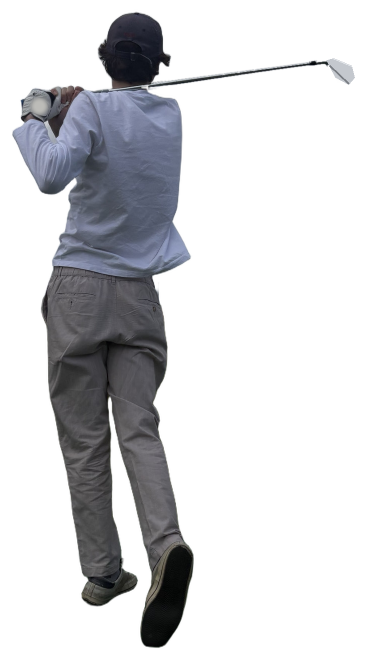
#> input picture render/assets/joueur/finish.png, 747 x 1299 px (shown at 1/2 size)
$ python -i frames.py   (imports and definitions only)
#> lines starting #> are read from the running program, lines starting #| are printed output that depends on the picture
# Le vrai film : convertit les PNG de render/out en WebP dans public/frames/{s,m,l}, écrit
# manifest.json ("placeholder": false) et poster.webp, au format de PLAN.md (section 4).
#   python3 scripts/frames.py                       # arrêts de render/out/s200, trajets de render/out/s100
#   python3 scripts/frames.py --check               # dit ce qui serait écrit, sans rien écrire
#   python3 scripts/frames.py --draft               # le brouillon animé : arrêts de render/out/s50 (960 px),
#                                                   # trajets de render/out/anim (480 px)
#
# Sources (écrites par render/scene.py) :
#   <holds>/h_00.png … h_06.png        images nettes des arrêts, 3840 × 2160 (--stop N --scale 200)
#   <legs>/l<k>_<nnnn>.png             images des trajets, 1920 × 1080 (--leg N --scale 100), n de 1 à 44
#   render/out/anchors.json            où tombe la balle à chaque arrêt ("focus") et, sous "legs", le calage
#                                      de chaque trajet : {"0": {"impact": 10, "land": 35}} (image de
#                                      l'impact, image où la balle touche le sol), écrits par scene.py ;
#                                      un trajet peut y ajouter "focus" (piste de cadrage) et "quiet"
#                                      (images où le film montre sa propre trace) : voir framing()
#   render/out/legs.json (facultatif)  un calage posé à la main, qui l'emporte sur celui d'anchors.json
#
# Règles :
#   - les sept arrêts doivent être là, à la bonne taille : sinon rien n'est écrit (le site en ligne se
#     redéploie à chaque poussée, un film à moitié converti s'y verrait). --draft lève l'exigence de
#     taille, pour le brouillon animé : les trois tailles s, m, l portent alors les mêmes images, et le
#     manifeste dit leurs largeurs réelles ("sizes"), sur lesquelles la page choisit ;
#   - un trajet incomplet n'entre pas dans le manifeste : la page fait alors un fondu entre ses deux
#     arrêts. On peut donc convertir et pousser lot après lot ;
#   - une image n'est jamais agrandie ; une image déjà convertie et plus récente que sa source est gardée ;
#   - les fichiers d'un film précédent (le film factice) qui ne font pas partie de celui-ci sont retirés.
import argparse
import json
import os
import sys
from concurrent.futures import ProcessPoolExecutor

from PIL import Image

ROOT = os.path.normpath(os.path.join(os.path.dirname(os.path.abspath(__file__)), '..'))
OUT = os.path.join(ROOT, 'render', 'out')
IDS = ['depart', 'spendmap', 'fnac-darty', 'payfit', 'revenue-engine', 'estimia', 'contact']
WIDTH, HEIGHT, FPS = 1920, 1080, 27
LEG_FRAMES = 44
# Largeur des images de trajet et des images d'arrêt, par taille (PLAN.md, section 4).
SIZES = {'l': {'motion': 1920, 'hold': 3840}, 'm': {'motion': 1920, 'hold': 2560}, 's': {'motion': 1280, 'hold': 1600}}
QUALITY = {'hold': 86, 'motion': 74}
POSTER_MAX = 30_000  # octets


# [15 lines left out: function convert, not called in this run]


def poster(src, dst):
    """La première image en très petit, sous 30 Ko : on baisse la qualité jusqu'à y arriver."""
#> called with src = '../render/assets/joueur/finish.png', dst = 'out.png'
    with Image.open(src) as im:
#> im is the input picture: PIL image 747x1299 RGBA; mean R, G, B, A 75.6, 81.3, 79.8, 67.6
        im = im.convert('RGB').resize((480, 270), Image.LANCZOS)
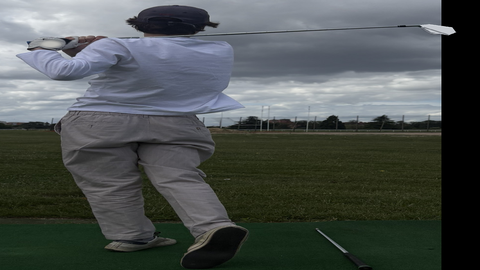
#> im: PIL image 480x270 RGB; mean R, G, B 75.6, 81.4, 79.8
    for quality in (62, 55, 48, 40, 32, 24):
        im.save(dst, 'WEBP', quality=quality, method=6)
        if os.path.getsize(dst) <= POSTER_MAX:
            break
    return os.path.getsize(dst)


# [128 lines left out: functions framing, main, not called in this run]


# [2 lines not run here, left out]

>>> result = poster('../render/assets/joueur/finish.png', 'out.png')
#> result = 6616
